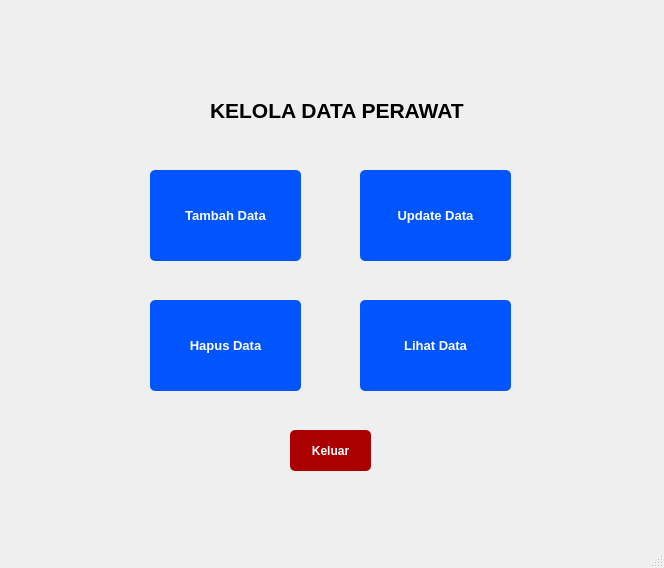
<?xml version="1.0" encoding="UTF-8"?>
<ui version="4.0">
 <class>MainWindow</class>
 <widget class="QMainWindow" name="MainWindow">
  <property name="geometry">
   <rect>
    <x>0</x>
    <y>0</y>
    <width>664</width>
    <height>568</height>
   </rect>
  </property>
  <property name="windowTitle">
   <string>MainWindow</string>
  </property>
  <widget class="QWidget" name="centralwidget">
   <widget class="QPushButton" name="pushButton_5">
    <property name="geometry">
     <rect>
      <x>360</x>
      <y>300</y>
      <width>151</width>
      <height>91</height>
     </rect>
    </property>
    <property name="font">
     <font>
      <pointsize>10</pointsize>
      <weight>75</weight>
      <bold>true</bold>
     </font>
    </property>
    <property name="styleSheet">
     <string notr="true">QPushButton {
    background-color: rgb(0, 85, 255);
    color: white;
    border-radius: 5px;   
    padding: 6px;           
}</string>
    </property>
    <property name="text">
     <string>Lihat Data</string>
    </property>
   </widget>
   <widget class="QPushButton" name="pushButton_4">
    <property name="geometry">
     <rect>
      <x>150</x>
      <y>300</y>
      <width>151</width>
      <height>91</height>
     </rect>
    </property>
    <property name="font">
     <font>
      <pointsize>10</pointsize>
      <weight>75</weight>
      <bold>true</bold>
     </font>
    </property>
    <property name="styleSheet">
     <string notr="true">QPushButton {
    background-color: rgb(0, 85, 255);
    color: white;
    border-radius: 5px;   
    padding: 6px;           
}</string>
    </property>
    <property name="text">
     <string>Hapus Data</string>
    </property>
   </widget>
   <widget class="QLabel" name="label">
    <property name="geometry">
     <rect>
      <x>210</x>
      <y>90</y>
      <width>261</width>
      <height>41</height>
     </rect>
    </property>
    <property name="font">
     <font>
      <pointsize>16</pointsize>
      <weight>75</weight>
      <bold>true</bold>
     </font>
    </property>
    <property name="text">
     <string>KELOLA DATA PERAWAT</string>
    </property>
   </widget>
   <widget class="QPushButton" name="pushButton_2">
    <property name="geometry">
     <rect>
      <x>150</x>
      <y>170</y>
      <width>151</width>
      <height>91</height>
     </rect>
    </property>
    <property name="font">
     <font>
      <pointsize>10</pointsize>
      <weight>75</weight>
      <bold>true</bold>
     </font>
    </property>
    <property name="styleSheet">
     <string notr="true">QPushButton {
    background-color: rgb(0, 85, 255);
    color: white;
    border-radius: 5px;   
    padding: 6px;           
}</string>
    </property>
    <property name="text">
     <string>Tambah Data</string>
    </property>
   </widget>
   <widget class="QPushButton" name="pushButton_3">
    <property name="geometry">
     <rect>
      <x>360</x>
      <y>170</y>
      <width>151</width>
      <height>91</height>
     </rect>
    </property>
    <property name="font">
     <font>
      <pointsize>10</pointsize>
      <weight>75</weight>
      <bold>true</bold>
     </font>
    </property>
    <property name="styleSheet">
     <string notr="true">QPushButton {
    background-color: rgb(0, 85, 255);
    color: white;
    border-radius: 5px;   
    padding: 6px;           
}</string>
    </property>
    <property name="text">
     <string>Update Data</string>
    </property>
   </widget>
   <widget class="QPushButton" name="pushButton_6">
    <property name="geometry">
     <rect>
      <x>290</x>
      <y>430</y>
      <width>81</width>
      <height>41</height>
     </rect>
    </property>
    <property name="font">
     <font>
      <pointsize>9</pointsize>
      <weight>75</weight>
      <bold>true</bold>
     </font>
    </property>
    <property name="styleSheet">
     <string notr="true">QPushButton {
    background-color: rgb(170, 0, 0);
    color: white;
    border-radius: 5px;   
    padding: 6px;           
}</string>
    </property>
    <property name="text">
     <string>Keluar</string>
    </property>
   </widget>
  </widget>
  <widget class="QMenuBar" name="menubar">
   <property name="geometry">
    <rect>
     <x>0</x>
     <y>0</y>
     <width>664</width>
     <height>21</height>
    </rect>
   </property>
  </widget>
  <widget class="QStatusBar" name="statusbar"/>
 </widget>
 <resources/>
 <connections/>
</ui>
